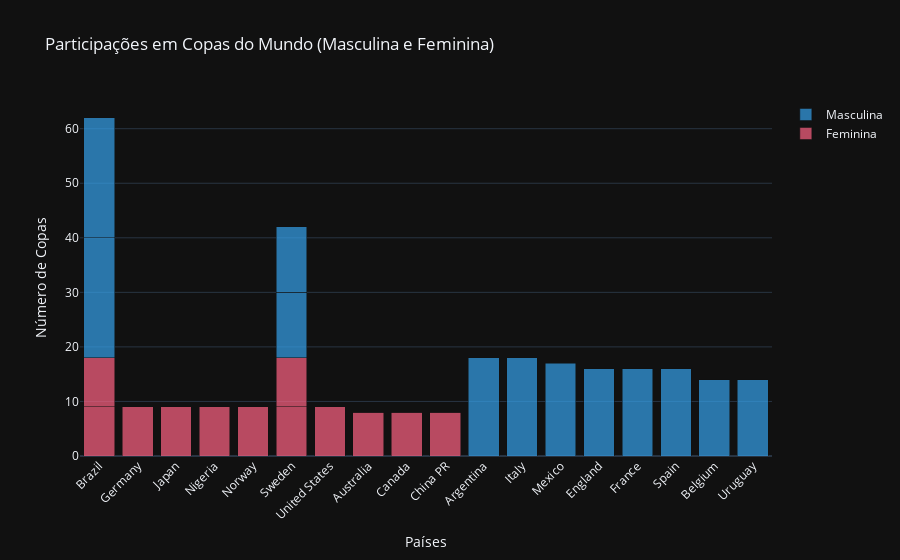

The cell this chart's notebook holds for it:
### Code cell
#### solução com plotly
import plotly.graph_objects as go
import pandas as pd
import numpy as np

# Criando o DataFrame com os dados das participações
data = {
    'país': top_copas['país'],
    'feminina': feminina_barras,
    'masculina': masculina_barras
}

df = pd.DataFrame(data)

# Criando as barras empilhadas
fig = go.Figure()

# Adicionando as barras femininas
fig.add_trace(go.Bar(
    x=df['país'], 
    y=df['feminina'], 
    name='Feminina', 
    marker_color='rgba(255, 99, 132, 0.7)'
))

# Adicionando as barras masculinas
fig.add_trace(go.Bar(
    x=df['país'], 
    y=df['masculina'], 
    name='Masculina', 
    marker_color='rgba(54, 162, 235, 0.7)'
))

# Atualizando o layout para barras empilhadas
fig.update_layout(
    barmode='stack',  # Empilhando as barras
    title='Participações em Copas do Mundo (Masculina e Feminina)',
    xaxis_title='Países',
    yaxis_title='Número de Copas',
    xaxis_tickangle=-45  # Girando os rótulos do eixo X
)

# Exibindo o gráfico
fig.show()

### Figure 1 — Plotly figure (JSON) as saved in the notebook; plotly's stock layout.template omitted (floating-point values rounded to 4 significant figures)
{"data": [{"marker": {"color": "rgba(255, 99, 132, 0.7)"}, "name": "Feminina", "type": "bar", "x": ["Brazil", "Germany", "Japan", "Nigeria", "Norway", "Sweden", "United States", "Australia", "Canada", "China PR", "Brazil", "Argentina", "Italy", "Mexico", "England", "France", "Spain", "Belgium", "Uruguay", "Sweden"], "y": [9, 9, 9, 9, 9, 9, 9, 8, 8, 8, 9, 0, 0, 0, 0, 0, 0, 0, 0, 9]}, {"marker": {"color": "rgba(54, 162, 235, 0.7)"}, "name": "Masculina", "type": "bar", "x": ["Brazil", "Germany", "Japan", "Nigeria", "Norway", "Sweden", "United States", "Australia", "Canada", "China PR", "Brazil", "Argentina", "Italy", "Mexico", "England", "France", "Spain", "Belgium", "Uruguay", "Sweden"], "y": [22, 0, 0, 0, 0, 12, 0, 0, 0, 0, 22, 18, 18, 17, 16, 16, 16, 14, 14, 12]}], "layout": {"barmode": "stack", "title": {"text": "Participações em Copas do Mundo (Masculina e Feminina)"}, "xaxis": {"tickangle": -45, "title": {"text": "Países"}}, "yaxis": {"title": {"text": "Número de Copas"}}}}
